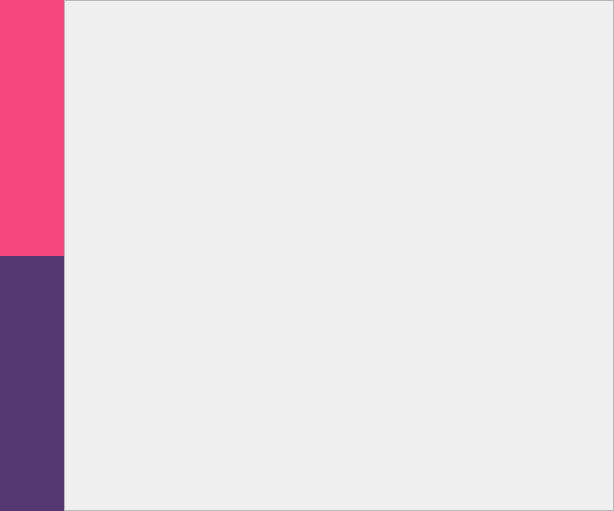
<?xml version="1.0" encoding="UTF-8"?>
<ui version="4.0">
 <class>MainWindow</class>
 <widget class="QMainWindow" name="MainWindow">
  <property name="enabled">
   <bool>true</bool>
  </property>
  <property name="geometry">
   <rect>
    <x>0</x>
    <y>0</y>
    <width>614</width>
    <height>511</height>
   </rect>
  </property>
  <property name="font">
   <font>
    <family>Yu Gothic UI</family>
    <pointsize>12</pointsize>
    <weight>50</weight>
    <bold>false</bold>
   </font>
  </property>
  <property name="focusPolicy">
   <enum>Qt::NoFocus</enum>
  </property>
  <property name="windowTitle">
   <string>MainWindow</string>
  </property>
  <property name="styleSheet">
   <string notr="true">* {
	font: 12pt &quot;Yu Gothic UI&quot;;
	color: white;
}

#MenuWidget {
	background: #553772;
}

QPushButton {
	background: rgb(245, 72, 127);
	border: none;
}

QPushButton:hover{
	background: #c7417b;
	border: none;
}

QPushButton:pressed {
	background: rgb(85, 55, 114);
	border: none;
}

*[darkpink=true] { background-color: #c7417b; }

*[lightpurple=true] { background-color: #8f3b76; }
*:hover[lightpurple=true] { background: #553772; }
*:pressed[lightpurple=true] { background: rgb(45, 57, 79); }

/*
#ResultBtn, #ResultLabel {
	padding: 10px;
	background-color: rgb(245, 72, 127);
	border: none;
}

#ResultBtn {
	
	
}*/</string>
  </property>
  <widget class="QWidget" name="CentralWidget">
   <property name="sizePolicy">
    <sizepolicy hsizetype="Preferred" vsizetype="Preferred">
     <horstretch>0</horstretch>
     <verstretch>0</verstretch>
    </sizepolicy>
   </property>
   <layout class="QHBoxLayout" name="horizontalLayout" stretch="0,1">
    <property name="spacing">
     <number>0</number>
    </property>
    <property name="sizeConstraint">
     <enum>QLayout::SetDefaultConstraint</enum>
    </property>
    <property name="leftMargin">
     <number>0</number>
    </property>
    <property name="topMargin">
     <number>0</number>
    </property>
    <property name="rightMargin">
     <number>0</number>
    </property>
    <property name="bottomMargin">
     <number>0</number>
    </property>
    <item>
     <widget class="QWidget" name="MenuWidget" native="true">
      <layout class="QVBoxLayout" name="Menu" stretch="0,0,0,0,0">
       <property name="spacing">
        <number>0</number>
       </property>
       <property name="sizeConstraint">
        <enum>QLayout::SetDefaultConstraint</enum>
       </property>
       <property name="leftMargin">
        <number>0</number>
       </property>
       <property name="topMargin">
        <number>0</number>
       </property>
       <property name="rightMargin">
        <number>0</number>
       </property>
       <property name="bottomMargin">
        <number>0</number>
       </property>
       <item alignment="Qt::AlignHCenter|Qt::AlignTop">
        <widget class="QPushButton" name="FeedBtn">
         <property name="sizePolicy">
          <sizepolicy hsizetype="Fixed" vsizetype="Fixed">
           <horstretch>0</horstretch>
           <verstretch>0</verstretch>
          </sizepolicy>
         </property>
         <property name="minimumSize">
          <size>
           <width>64</width>
           <height>64</height>
          </size>
         </property>
         <property name="maximumSize">
          <size>
           <width>0</width>
           <height>0</height>
          </size>
         </property>
         <property name="text">
          <string/>
         </property>
         <property name="icon">
          <iconset>
           <normaloff>../assets/icons/feed.svg</normaloff>../assets/icons/feed.svg</iconset>
         </property>
         <property name="iconSize">
          <size>
           <width>40</width>
           <height>40</height>
          </size>
         </property>
         <property name="checkable">
          <bool>false</bool>
         </property>
         <property name="autoDefault">
          <bool>false</bool>
         </property>
         <property name="default">
          <bool>false</bool>
         </property>
         <property name="flat">
          <bool>true</bool>
         </property>
        </widget>
       </item>
       <item alignment="Qt::AlignHCenter|Qt::AlignTop">
        <widget class="QPushButton" name="NotificationsBtn">
         <property name="sizePolicy">
          <sizepolicy hsizetype="Fixed" vsizetype="Fixed">
           <horstretch>0</horstretch>
           <verstretch>0</verstretch>
          </sizepolicy>
         </property>
         <property name="minimumSize">
          <size>
           <width>64</width>
           <height>64</height>
          </size>
         </property>
         <property name="maximumSize">
          <size>
           <width>0</width>
           <height>0</height>
          </size>
         </property>
         <property name="text">
          <string/>
         </property>
         <property name="icon">
          <iconset>
           <normaloff>../assets/icons/notifications.svg</normaloff>../assets/icons/notifications.svg</iconset>
         </property>
         <property name="iconSize">
          <size>
           <width>40</width>
           <height>40</height>
          </size>
         </property>
         <property name="flat">
          <bool>true</bool>
         </property>
        </widget>
       </item>
       <item alignment="Qt::AlignHCenter|Qt::AlignTop">
        <widget class="QPushButton" name="SearchBtn">
         <property name="sizePolicy">
          <sizepolicy hsizetype="Fixed" vsizetype="Fixed">
           <horstretch>0</horstretch>
           <verstretch>0</verstretch>
          </sizepolicy>
         </property>
         <property name="minimumSize">
          <size>
           <width>64</width>
           <height>64</height>
          </size>
         </property>
         <property name="maximumSize">
          <size>
           <width>0</width>
           <height>0</height>
          </size>
         </property>
         <property name="text">
          <string/>
         </property>
         <property name="icon">
          <iconset>
           <normaloff>../assets/icons/search.svg</normaloff>../assets/icons/search.svg</iconset>
         </property>
         <property name="iconSize">
          <size>
           <width>35</width>
           <height>35</height>
          </size>
         </property>
         <property name="flat">
          <bool>true</bool>
         </property>
        </widget>
       </item>
       <item alignment="Qt::AlignHCenter|Qt::AlignTop">
        <widget class="QPushButton" name="SettingsBtn">
         <property name="sizePolicy">
          <sizepolicy hsizetype="Fixed" vsizetype="Fixed">
           <horstretch>0</horstretch>
           <verstretch>0</verstretch>
          </sizepolicy>
         </property>
         <property name="minimumSize">
          <size>
           <width>64</width>
           <height>64</height>
          </size>
         </property>
         <property name="maximumSize">
          <size>
           <width>0</width>
           <height>0</height>
          </size>
         </property>
         <property name="text">
          <string/>
         </property>
         <property name="icon">
          <iconset>
           <normaloff>../assets/icons/settings.svg</normaloff>../assets/icons/settings.svg</iconset>
         </property>
         <property name="iconSize">
          <size>
           <width>35</width>
           <height>35</height>
          </size>
         </property>
         <property name="flat">
          <bool>true</bool>
         </property>
        </widget>
       </item>
       <item>
        <spacer name="verticalSpacer">
         <property name="orientation">
          <enum>Qt::Vertical</enum>
         </property>
         <property name="sizeHint" stdset="0">
          <size>
           <width>20</width>
           <height>40</height>
          </size>
         </property>
        </spacer>
       </item>
      </layout>
     </widget>
    </item>
    <item>
     <widget class="QWidget" name="ScrollAreaWrapper" native="true">
      <property name="sizePolicy">
       <sizepolicy hsizetype="Preferred" vsizetype="Preferred">
        <horstretch>0</horstretch>
        <verstretch>0</verstretch>
       </sizepolicy>
      </property>
      <property name="autoFillBackground">
       <bool>false</bool>
      </property>
      <layout class="QVBoxLayout" name="InnerContent">
       <property name="spacing">
        <number>0</number>
       </property>
       <property name="leftMargin">
        <number>0</number>
       </property>
       <property name="topMargin">
        <number>0</number>
       </property>
       <property name="rightMargin">
        <number>0</number>
       </property>
       <property name="bottomMargin">
        <number>0</number>
       </property>
       <item>
        <widget class="QScrollArea" name="scrollArea">
         <property name="widgetResizable">
          <bool>true</bool>
         </property>
         <property name="alignment">
          <set>Qt::AlignCenter</set>
         </property>
         <widget class="QWidget" name="InnerContentWidget">
          <property name="geometry">
           <rect>
            <x>0</x>
            <y>0</y>
            <width>548</width>
            <height>509</height>
           </rect>
          </property>
         </widget>
        </widget>
       </item>
      </layout>
     </widget>
    </item>
   </layout>
  </widget>
 </widget>
 <resources/>
 <connections/>
</ui>
